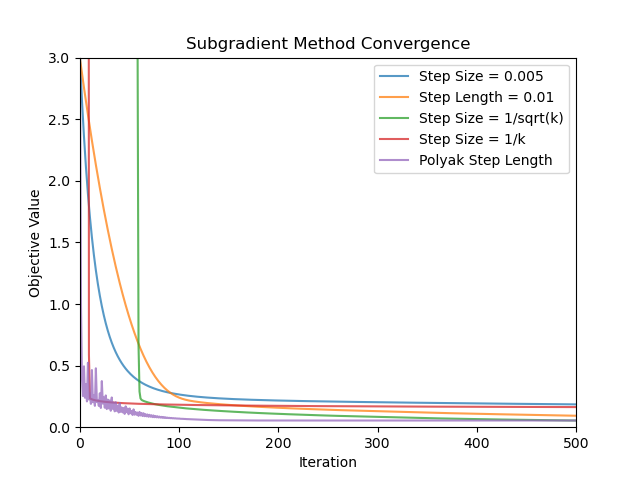

This chart was generated by the following Python code:
import numpy as np
import matplotlib.pyplot as plt

# setup
n = 1000
m = 200 
lam = 0.01
k = 5
loc = 0
scale = np.sqrt(1/m)

np.random.seed(0)

# generate data
A = np.random.normal(loc, scale, size = (m,n))
x = np.zeros(n)
x[:k] = np.ones(k)
b = np.dot(A,x)

# define subgradient
def subgrad(x):
    return np.dot(A.T, np.dot(A,x) - b) + lam*np.sign(x)

def get_obj(x):
    return 0.5*np.linalg.norm(np.dot(A,x) - b)**2 + lam*np.linalg.norm(x,1)

# define subgradient parameters
steps = 500
idx = range(steps-1)

obj_d = np.ones(steps) * np.nan # 1/sqrt(k) step size
obj_e = np.ones(steps) * np.nan # polyak step length

# part A - constant step size
obj_a = np.ones(steps) * np.nan 
x_a = np.zeros((n, steps)) * np.nan
alpha = 0.005
x_a[:,0] = np.zeros(n)
obj_a[0] = get_obj(x_a[:, 0])

for i in idx:   # run subgradient descent
        # calculate step
    x_a[:, i+1] = x_a[:, i] - alpha*subgrad(x_a[:, i])
        # update objective
    obj_a[i+1] = get_obj(x_a[:, i+1])


# part B - constant step length
obj_b = np.ones(steps) * np.nan 
x_b = np.zeros((n, steps)) * np.nan
x_b[:,0] = np.zeros(n)
gamma = 0.01
obj_b[0] = get_obj(x_b[:, 0])

for i in idx:   # run subgradient descent
        # calculate step
    g = subgrad(x_b[:, i])
    a = gamma / np.linalg.norm(g,2)
    x_b[:, i+1] = x_b[:, i] - a*g
        # update objective
    obj_b[i+1] = get_obj(x_b[:, i+1])


# part C - 1/sqrt(k) step size
obj_c = np.ones(steps) * np.nan 
x_c = np.zeros((n, steps)) * np.nan
x_c[:,0] = np.zeros(n)
obj_c[0] = get_obj(x_c[:, 0])

for i in idx:   # run subgradient descent
        # calculate step
    a = 1/np.sqrt(i+1)
    x_c[:, i+1] = x_c[:, i] - a*subgrad(x_c[:, i])
        # update objective
    obj_c[i+1] = get_obj(x_c[:, i+1])

# part D - 1/k step size
obj_d = np.ones(steps) * np.nan 
x_d = np.zeros((n, steps)) * np.nan
x_d[:,0] = np.zeros(n)
obj_d[0] = get_obj(x_d[:, 0])

for i in idx:   # run subgradient descent
        # calculate step
    a = 1/(i+1)
    x_d[:, i+1] = x_d[:, i] - a*subgrad(x_d[:, i])
        # update objective
    obj_d[i+1] = get_obj(x_d[:, i+1])


# part E - Polyak step length
obj_e = np.ones(steps) * np.nan
x_e = np.zeros((n, steps)) * np.nan
x_e[:,0] = np.zeros(n)
obj_e[0] = get_obj(x_e[:, 0])
f_star = np.min([obj_a[-1], obj_b[-1], obj_c[-1], obj_d[-1]])

for i in idx:   # run subgradient descent
        # calculate step
    g = subgrad(x_e[:, i])
    a = (obj_e[i] - f_star) / np.linalg.norm(g,2)**2   # assume optimal function value is best known solution
    x_e[:, i+1] = x_e[:, i] - a*g
        # update objective
    obj_e[i+1] = get_obj(x_e[:, i+1])

# plot
fig, ax = plt.subplots()
ax.plot(obj_a, alpha = 0.75, label = "Step Size = {}".format(alpha))
ax.plot(obj_b, alpha = 0.75, label = "Step Length = {}".format(gamma))
ax.plot(obj_c, alpha = 0.75, label = "Step Size = 1/sqrt(k)")
ax.plot(obj_d, alpha = 0.75, label = "Step Size = 1/k")
ax.plot(obj_e, alpha = 0.75, label = "Polyak Step Length")
ax.set(xlabel='Iteration', 
       ylabel='Objective Value',
       title='Subgradient Method Convergence')
ax.set_ylim([0,3])
ax.set_xlim([0,steps])
ax.legend()

fig.savefig("hw2_q1c.png")